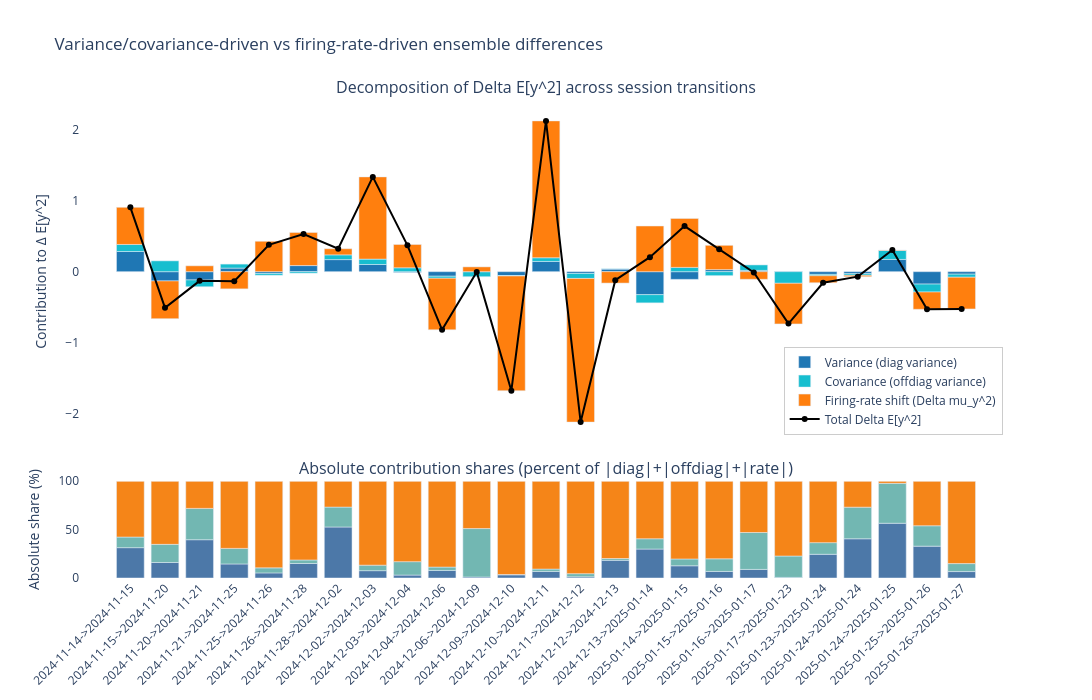

Write notebook code for a chart like this one.
### Code cell
# Session-to-session decomposition of ensemble differences:
# covariance structure (diag/off-diag of Sigma) vs firing-rate shift term.
required = ["transition_summary_df", "units_by_session", "w_raw"]
missing = [name for name in required if name not in globals()]
if "get_X_session_common" not in globals():
    missing.append("get_X_session_common")
if missing:
    raise RuntimeError(
        f"Missing required objects: {missing}. Run the decomposition cells above first."
    )

rows = []
for transition_label, r in transition_summary_df.iterrows():
    s_prev = r["session_prev"]
    s_next = r["session_next"]

    common_units = sorted(set(units_by_session[s_prev]).intersection(units_by_session[s_next]))
    if len(common_units) < 2:
        continue

    X_prev = get_X_session_common(s_prev, common_units)
    X_next = get_X_session_common(s_next, common_units)
    if X_prev.shape[0] < 2 or X_next.shape[0] < 2:
        continue

    w_common = w_raw.loc[common_units].astype(float).values
    if "renorm_weights" in globals() and renorm_weights:
        nrm = np.linalg.norm(w_common)
        if nrm > 0:
            w_common = w_common / nrm

    Sigma_prev = np.cov(X_prev, rowvar=False, bias=False)
    Sigma_next = np.cov(X_next, rowvar=False, bias=False)
    dSigma = Sigma_next - Sigma_prev

    dVar_total = float(w_common.T @ dSigma @ w_common)
    dVar_diag = float(np.sum((w_common ** 2) * np.diag(dSigma)))
    dVar_off = float(dVar_total - dVar_diag)

    y_prev = X_prev @ w_common
    y_next = X_next @ w_common
    dmu_y2 = float(y_next.mean() ** 2 - y_prev.mean() ** 2)
    dE_y2 = float((y_next ** 2).mean() - (y_prev ** 2).mean())

    rows.append(
        {
            "transition": transition_label,
            "dVar_diag": dVar_diag,
            "dVar_off": dVar_off,
            "dVar_total": dVar_total,
            "dmu_y2": dmu_y2,
            "dE_y2": dE_y2,
            "abs_check": abs(dE_y2 - (dVar_total + dmu_y2)),
        }
    )

plot_df = pd.DataFrame(rows).set_index("transition")
if plot_df.empty:
    raise RuntimeError("No valid transitions found for decomposition plot.")

display(plot_df[["dVar_diag", "dVar_off", "dVar_total", "dmu_y2", "dE_y2", "abs_check"]])

x_labels = [
    f"{t.split('->')[0].split('_')[0]}->{t.split('->')[1].split('_')[0]}"
    for t in plot_df.index
]

abs_parts = plot_df[["dVar_diag", "dVar_off", "dmu_y2"]].abs()
abs_total = abs_parts.sum(axis=1).replace(0, np.nan)
abs_share = abs_parts.div(abs_total, axis=0) * 100.0

fig = make_subplots(
    rows=2,
    cols=1,
    shared_xaxes=True,
    row_heights=[0.78, 0.22],
    vertical_spacing=0.08,
    subplot_titles=(
        "Decomposition of Delta E[y^2] across session transitions",
        "Absolute contribution shares (percent of |diag|+|offdiag|+|rate|)",
    ),
)

fig.add_trace(
    go.Bar(x=x_labels, y=plot_df["dVar_diag"], name="Variance (diag variance)", marker_color="#1f77b4"),
    row=1, col=1
)
fig.add_trace(
    go.Bar(x=x_labels, y=plot_df["dVar_off"], name="Covariance (offdiag variance)", marker_color="#17becf"),
    row=1, col=1
)
fig.add_trace(
    go.Bar(x=x_labels, y=plot_df["dmu_y2"], name="Firing-rate shift (Delta mu_y^2)", marker_color="#ff7f0e"),
    row=1, col=1
)
fig.add_trace(
    go.Scatter(
        x=x_labels,
        y=plot_df["dE_y2"],
        mode="lines+markers",
        name="Total Delta E[y^2]",
        line=dict(color="black", width=2),
        marker=dict(size=6),
    ),
    row=1, col=1
)

fig.add_trace(
    go.Bar(x=x_labels, y=abs_share["dVar_diag"], name="|diag variance| share", marker_color="#4c78a8", showlegend=False),
    row=2, col=1
)
fig.add_trace(
    go.Bar(x=x_labels, y=abs_share["dVar_off"], name="|offdiag variance| share", marker_color="#72b7b2", showlegend=False),
    row=2, col=1
)
fig.add_trace(
    go.Bar(x=x_labels, y=abs_share["dmu_y2"], name="|∆ mu_y^2| share", marker_color="#f58518", showlegend=False),
    row=2, col=1
)

fig.update_layout(
    title="Variance/covariance-driven vs firing-rate-driven ensemble differences",
    barmode="relative",
    width=1400,
    height=700,
    plot_bgcolor="white",
    legend=dict(
        orientation="v",
        x=0.99,
        y=0.30,
        xanchor="right",
        yanchor="bottom",
        bgcolor="rgba(255,255,255,0.75)",
        bordercolor="rgba(0,0,0,0.2)",
        borderwidth=1,
    ),
)
fig.update_yaxes(title_text="Contribution to ∆ E[y^2]", row=1, col=1, zeroline=True, zerolinewidth=1)
fig.update_yaxes(title_text="Absolute share (%)", row=2, col=1, range=[0, 100])
fig.update_xaxes(tickangle=-45, row=2, col=1)

fig.show()

### Figure 1 — Plotly figure (JSON) as saved in the notebook; plotly's stock layout.template omitted (floating-point values rounded to 4 significant figures)
{"data": [{"marker": {"color": "#1f77b4"}, "name": "Variance (diag variance)", "type": "bar", "x": ["2024-11-14->2024-11-15", "2024-11-15->2024-11-20", "2024-11-20->2024-11-21", "2024-11-21->2024-11-25", "2024-11-25->2024-11-26", "2024-11-26->2024-11-28", "2024-11-28->2024-12-02", "2024-12-02->2024-12-03", "2024-12-03->2024-12-04", "2024-12-04->2024-12-06", "2024-12-06->2024-12-09", "2024-12-09->2024-12-10", "2024-12-10->2024-12-11", "2024-12-11->2024-12-12", "2024-12-12->2024-12-13", "2024-12-13->2025-01-14", "2025-01-14->2025-01-15", "2025-01-15->2025-01-16", "2025-01-16->2025-01-17", "2025-01-17->2025-01-23", "2025-01-23->2025-01-24", "2025-01-24->2025-01-24", "2025-01-24->2025-01-25", "2025-01-25->2025-01-26", "2025-01-26->2025-01-27"], "xaxis": "x", "y": [0.2844, -0.1305, -0.1167, 0.05063, -0.02521, 0.08593, 0.1704, 0.1014, -0.0119, -0.06408, -0.001426, -0.05457, 0.1444, -0.02493, 0.03683, -0.3238, -0.1084, 0.02886, 0.01797, 0.004683, -0.03825, -0.02836, 0.1727, -0.1745, -0.03491], "yaxis": "y"}, {"marker": {"color": "#17becf"}, "name": "Covariance (offdiag variance)", "type": "bar", "x": ["2024-11-14->2024-11-15", "2024-11-15->2024-11-20", "2024-11-20->2024-11-21", "2024-11-21->2024-11-25", "2024-11-25->2024-11-26", "2024-11-26->2024-11-28", "2024-11-28->2024-12-02", "2024-12-02->2024-12-03", "2024-12-03->2024-12-04", "2024-12-04->2024-12-06", "2024-12-06->2024-12-09", "2024-12-09->2024-12-10", "2024-12-10->2024-12-11", "2024-12-11->2024-12-12", "2024-12-12->2024-12-13", "2024-12-13->2025-01-14", "2025-01-14->2025-01-15", "2025-01-15->2025-01-16", "2025-01-16->2025-01-17", "2025-01-17->2025-01-23", "2025-01-23->2025-01-24", "2025-01-24->2025-01-24", "2025-01-24->2025-01-25", "2025-01-25->2025-01-26", "2025-01-26->2025-01-27"], "xaxis": "x", "y": [0.09926, 0.1527, -0.09548, 0.05619, -0.0249, -0.02086, 0.06658, 0.07588, 0.05484, -0.02848, -0.06922, -0.006065, 0.05196, -0.07053, 0.003728, -0.1156, 0.06042, -0.0559, 0.07718, -0.1636, -0.01878, -0.02287, 0.1259, -0.1119, -0.04337], "yaxis": "y"}, {"marker": {"color": "#ff7f0e"}, "name": "Firing-rate shift (Delta mu_y^2)", "type": "bar", "x": ["2024-11-14->2024-11-15", "2024-11-15->2024-11-20", "2024-11-20->2024-11-21", "2024-11-21->2024-11-25", "2024-11-25->2024-11-26", "2024-11-26->2024-11-28", "2024-11-28->2024-12-02", "2024-12-02->2024-12-03", "2024-12-03->2024-12-04", "2024-12-04->2024-12-06", "2024-12-06->2024-12-09", "2024-12-09->2024-12-10", "2024-12-10->2024-12-11", "2024-12-11->2024-12-12", "2024-12-12->2024-12-13", "2024-12-13->2025-01-14", "2025-01-14->2025-01-15", "2025-01-15->2025-01-16", "2025-01-16->2025-01-17", "2025-01-17->2025-01-23", "2025-01-23->2025-01-24", "2025-01-24->2025-01-24", "2025-01-24->2025-01-25", "2025-01-25->2025-01-26", "2025-01-26->2025-01-27"], "xaxis": "x", "y": [0.5227, -0.5311, 0.08268, -0.2421, 0.4288, 0.4665, 0.08628, 1.159, 0.3284, -0.7266, 0.06763, -1.617, 1.929, -2.025, -0.1607, 0.6437, 0.6901, 0.3425, -0.1072, -0.5725, -0.09896, -0.01874, 0.006539, -0.2439, -0.4472], "yaxis": "y"}, {"line": {"color": "black", "width": 2}, "marker": {"size": 6}, "mode": "lines+markers", "name": "Total Delta E[y^2]", "type": "scatter", "x": ["2024-11-14->2024-11-15", "2024-11-15->2024-11-20", "2024-11-20->2024-11-21", "2024-11-21->2024-11-25", "2024-11-25->2024-11-26", "2024-11-26->2024-11-28", "2024-11-28->2024-12-02", "2024-12-02->2024-12-03", "2024-12-03->2024-12-04", "2024-12-04->2024-12-06", "2024-12-06->2024-12-09", "2024-12-09->2024-12-10", "2024-12-10->2024-12-11", "2024-12-11->2024-12-12", "2024-12-12->2024-12-13", "2024-12-13->2025-01-14", "2025-01-14->2025-01-15", "2025-01-15->2025-01-16", "2025-01-16->2025-01-17", "2025-01-17->2025-01-23", "2025-01-23->2025-01-24", "2025-01-24->2025-01-24", "2025-01-24->2025-01-25", "2025-01-25->2025-01-26", "2025-01-26->2025-01-27"], "xaxis": "x", "y": [0.9064, -0.5089, -0.1295, -0.1353, 0.3787, 0.5316, 0.3232, 1.336, 0.3714, -0.8192, -0.003021, -1.677, 2.125, -2.12, -0.1202, 0.2043, 0.6422, 0.3155, -0.0121, -0.7314, -0.156, -0.06998, 0.3051, -0.5303, -0.5255], "yaxis": "y"}, {"marker": {"color": "#4c78a8"}, "name": "|diag variance| share", "showlegend": false, "type": "bar", "x": ["2024-11-14->2024-11-15", "2024-11-15->2024-11-20", "2024-11-20->2024-11-21", "2024-11-21->2024-11-25", "2024-11-25->2024-11-26", "2024-11-26->2024-11-28", "2024-11-28->2024-12-02", "2024-12-02->2024-12-03", "2024-12-03->2024-12-04", "2024-12-04->2024-12-06", "2024-12-06->2024-12-09", "2024-12-09->2024-12-10", "2024-12-10->2024-12-11", "2024-12-11->2024-12-12", "2024-12-12->2024-12-13", "2024-12-13->2025-01-14", "2025-01-14->2025-01-15", "2025-01-15->2025-01-16", "2025-01-16->2025-01-17", "2025-01-17->2025-01-23", "2025-01-23->2025-01-24", "2025-01-24->2025-01-24", "2025-01-24->2025-01-25", "2025-01-25->2025-01-26", "2025-01-26->2025-01-27"], "xaxis": "x2", "y": [31.38, 16.03, 39.57, 14.51, 5.264, 14.99, 52.71, 7.587, 3.011, 7.823, 1.032, 3.253, 6.797, 1.176, 18.3, 29.9, 12.62, 6.755, 8.877, 0.6322, 24.52, 40.53, 56.6, 32.91, 6.642], "yaxis": "y2"}, {"marker": {"color": "#72b7b2"}, "name": "|offdiag variance| share", "showlegend": false, "type": "bar", "x": ["2024-11-14->2024-11-15", "2024-11-15->2024-11-20", "2024-11-20->2024-11-21", "2024-11-21->2024-11-25", "2024-11-25->2024-11-26", "2024-11-26->2024-11-28", "2024-11-28->2024-12-02", "2024-12-02->2024-12-03", "2024-12-03->2024-12-04", "2024-12-04->2024-12-06", "2024-12-06->2024-12-09", "2024-12-09->2024-12-10", "2024-12-10->2024-12-11", "2024-12-11->2024-12-12", "2024-12-12->2024-12-13", "2024-12-13->2025-01-14", "2025-01-14->2025-01-15", "2025-01-15->2025-01-16", "2025-01-16->2025-01-17", "2025-01-17->2025-01-23", "2025-01-23->2025-01-24", "2025-01-24->2025-01-24", "2025-01-24->2025-01-25", "2025-01-25->2025-01-26", "2025-01-26->2025-01-27"], "xaxis": "x2", "y": [10.95, 18.75, 32.38, 16.1, 5.2, 3.638, 20.6, 5.68, 13.88, 3.476, 50.06, 0.3616, 2.445, 3.327, 1.852, 10.67, 7.034, 13.08, 38.13, 22.08, 12.04, 32.68, 41.26, 21.1, 8.252], "yaxis": "y2"}, {"marker": {"color": "#f58518"}, "name": "|∆ mu_y^2| share", "showlegend": false, "type": "bar", "x": ["2024-11-14->2024-11-15", "2024-11-15->2024-11-20", "2024-11-20->2024-11-21", "2024-11-21->2024-11-25", "2024-11-25->2024-11-26", "2024-11-26->2024-11-28", "2024-11-28->2024-12-02", "2024-12-02->2024-12-03", "2024-12-03->2024-12-04", "2024-12-04->2024-12-06", "2024-12-06->2024-12-09", "2024-12-09->2024-12-10", "2024-12-10->2024-12-11", "2024-12-11->2024-12-12", "2024-12-12->2024-12-13", "2024-12-13->2025-01-14", "2025-01-14->2025-01-15", "2025-01-15->2025-01-16", "2025-01-16->2025-01-17", "2025-01-17->2025-01-23", "2025-01-23->2025-01-24", "2025-01-24->2025-01-24", "2025-01-24->2025-01-25", "2025-01-25->2025-01-26", "2025-01-26->2025-01-27"], "xaxis": "x2", "y": [57.67, 65.22, 28.04, 69.39, 89.54, 81.37, 26.69, 86.73, 83.11, 88.7, 48.91, 96.39, 90.76, 95.5, 79.85, 59.43, 80.35, 80.16, 52.99, 77.28, 63.44, 26.78, 2.143, 45.99, 85.11], "yaxis": "y2"}], "layout": {"annotations": [{"font": {"size": 16}, "showarrow": false, "text": "Decomposition of Delta E[y^2] across session transitions", "x": 0.5, "xanchor": "center", "xref": "paper", "y": 1, "yanchor": "bottom", "yref": "paper"}, {"font": {"size": 16}, "showarrow": false, "text": "Absolute contribution shares (percent of |diag|+|offdiag|+|rate|)", "x": 0.5, "xanchor": "center", "xref": "paper", "y": 0.2024, "yanchor": "bottom", "yref": "paper"}], "barmode": "relative", "height": 700, "legend": {"bgcolor": "rgba(255,255,255,0.75)", "bordercolor": "rgba(0,0,0,0.2)", "borderwidth": 1, "orientation": "v", "x": 0.99, "xanchor": "right", "y": 0.3, "yanchor": "bottom"}, "plot_bgcolor": "white", "title": {"text": "Variance/covariance-driven vs firing-rate-driven ensemble differences"}, "width": 1400, "xaxis": {"anchor": "y", "domain": [0, 1], "matches": "x2", "showticklabels": false}, "xaxis2": {"anchor": "y2", "domain": [0, 1], "tickangle": -45}, "yaxis": {"anchor": "x", "domain": [0.2824, 1], "title": {"text": "Contribution to ∆ E[y^2]"}, "zeroline": true, "zerolinewidth": 1}, "yaxis2": {"anchor": "x2", "domain": [0, 0.2024], "range": [0, 100], "title": {"text": "Absolute share (%)"}}}}
